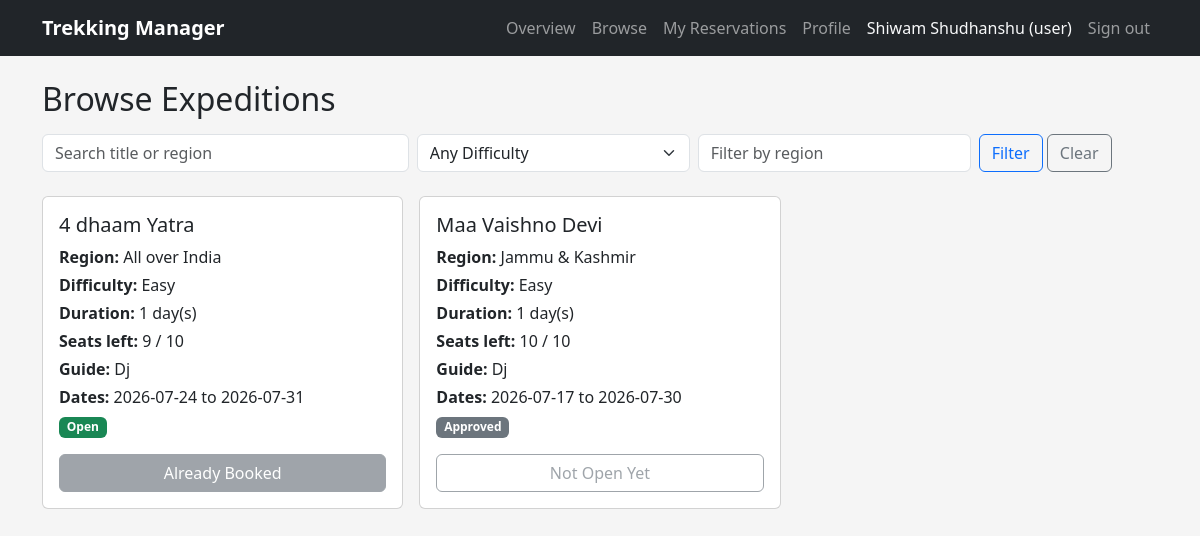
The app's page /trekker/browse (signed in) with its own data.
### models.py (models this page shows)
class Expedition(db.Model):
    __tablename__ = "expeditions"
    id = db.Column(db.Integer, primary_key=True)
    title = db.Column(db.String(150), nullable=False)
    region = db.Column(db.String(100), nullable=False)
    difficulty_level = db.Column(db.String(20), nullable=False)
    num_days = db.Column(db.Integer, nullable=False)
    capacity = db.Column(db.Integer, nullable=False)
    seats_left = db.Column(db.Integer, nullable=False)
    guide_id = db.Column(db.Integer, db.ForeignKey("accounts.id"))
    current_state = db.Column(db.String(20), nullable=False, default="Pending")
    begin_date = db.Column(db.String(20))
    finish_date = db.Column(db.String(20))
    notes = db.Column(db.Text)
    added_on = db.Column(db.DateTime, default=datetime.utcnow)
    reservations = db.relationship("Reservation", backref="expedition", lazy=True)

### main.py (the view)
@app.route("/trekker/browse", endpoint="trekker.browse")
@roles_only("user")
def trekker_browse():
    search_term = request.args.get("q", "").strip()
    difficulty_level = request.args.get("difficulty_level", "").strip()
    region_filter = request.args.get("region", "").strip()
    query = Expedition.query.filter(Expedition.current_state.in_(["Approved", "Open"]))
    if search_term:
        like = f"%{search_term}%"
        query = query.filter(db.or_(Expedition.title.like(like), Expedition.region.like(like)))
    if difficulty_level:
        query = query.filter(Expedition.difficulty_level == difficulty_level)
    if region_filter:
        query = query.filter(Expedition.region.like(f"%{region_filter}%"))
    expeditions = query.order_by(Expedition.added_on.desc()).all()
    for exp in expeditions:
        exp.guide_name = exp.guide.full_name if exp.guide else None
    already_booked = {
        row.expedition_id
        for row in Reservation.query.filter_by(
            account_id=session["account_id"], reservation_state="Booked"
        ).all()
    }
    return render_template(
        "trekker/browse.html", expeditions=expeditions, q=search_term,
        difficulty_level=difficulty_level, region=region_filter, already_booked=already_booked,
    )

### main.py (called while the page is built)
def roles_only(*allowed_roles):
    def outer(view_func):
        @wraps(view_func)
        def guarded(*args, **kwargs):
            if "account_id" not in session:
                flash("Please sign in first.", "warning")
                return redirect(url_for("auth.login"))
            if session.get("role") not in allowed_roles:
                flash("That page isn't available for your account type.", "danger")
                return redirect(url_for("auth.landing"))
            return view_func(*args, **kwargs)
        return guarded
    return outer

### templates/trekker/browse.html (shortened to what this page needs)
{% extends "layout.html" %}
{% block body %}
<h2 class="mb-3">Browse Expeditions</h2>
<form method="GET" class="row g-2 mb-4">
    <div class="col-md-4">
        <input type="text" name="q" value="{{ q }}" class="form-control" placeholder="Search title or region">
    </div>
    <div class="col-md-3">
        <select name="difficulty_level" class="form-select">
            <option value="">Any Difficulty</option>
        </select>
    </div>
    <div class="col-md-3">
        <input type="text" name="region" value="{{ region }}" class="form-control" placeholder="Filter by region">
    </div>
    <div class="col-auto">
        <button type="submit" class="btn btn-outline-primary">Filter</button>
        <a href="{{ url_for('trekker.browse') }}" class="btn btn-outline-secondary">Clear</a>
    </div>
</form>
<div class="row g-3">
    {% for exp in expeditions %}
    <div class="col-md-4">
        <div class="card h-100"><div class="card-body d-flex flex-column">
            <h5 class="card-title">{{ exp.title }}</h5>
            <p class="card-text mb-1"><strong>Region:</strong> {{ exp.region }}</p>
            <p class="card-text mb-1"><strong>Difficulty:</strong> {{ exp.difficulty_level }}</p>
            <p class="card-text mb-1"><strong>Duration:</strong> {{ exp.num_days }} day(s)</p>
            <p class="card-text mb-1"><strong>Seats left:</strong> {{ exp.seats_left }} / {{ exp.capacity }}</p>
            <p class="card-text mb-1"><strong>Guide:</strong> {{ exp.guide_name or "TBD" }}</p>
            {% if exp.begin_date %}<p class="card-text mb-1"><strong>Dates:</strong> {{ exp.begin_date }} to {{ exp.finish_date or '?' }}</p>{% endif %}
            <p class="card-text">
                <span class="badge {% if exp.current_state == 'Open' %}bg-success{% else %}bg-secondary{% endif %}">
                    {{ exp.current_state }}
                </span>
            </p>
            <div class="mt-auto">
                {% if exp.id in already_booked %}
                    <button class="btn btn-secondary w-100" disabled>Already Booked</button>
                {% elif exp.current_state == 'Open' and exp.seats_left > 0 %}
                    <form method="POST" action="{{ url_for('trekker.book', expedition_id=exp.id) }}">
                        <button type="submit" class="btn btn-primary w-100">Book Now</button>
                    </form>
                {% elif exp.current_state == 'Open' and exp.seats_left <= 0 %}
                    <button class="btn btn-outline-danger w-100" disabled>Fully Booked</button>
                {% else %}
                    <button class="btn btn-outline-secondary w-100" disabled>Not Open Yet</button>
                {% endif %}
            </div>
        </div></div>
    </div>
    {% else %}
    <p class="text-center text-muted">No expeditions match your search.</p>
    {% endfor %}
</div>
{% endblock %}

### static/css/main.css (style rules this page uses)
body { background-color: #f5f5f5; }
.card { border-radius: 6px; }

### records on screen
Expedition: title "4 dhaam Yatra", region "All over India", difficulty_level "Easy", num_days "1", seats_left "9", capacity "10", guide_name "Dj", begin_date "2026-07-24", finish_date "2026-07-31", current_state "Open", shows "Already Booked"
Expedition: title "Maa Vaishno Devi", region "Jammu & Kashmir", difficulty_level "Easy", num_days "1", seats_left "10", capacity "10", guide_name "Dj", begin_date "2026-07-17", finish_date "2026-07-30", current_state "Approved", shows "Not Open Yet"

### other values on screen
{{ session.full_name }} "Shiwam Shudhanshu"
{{ session.role }} "user"
